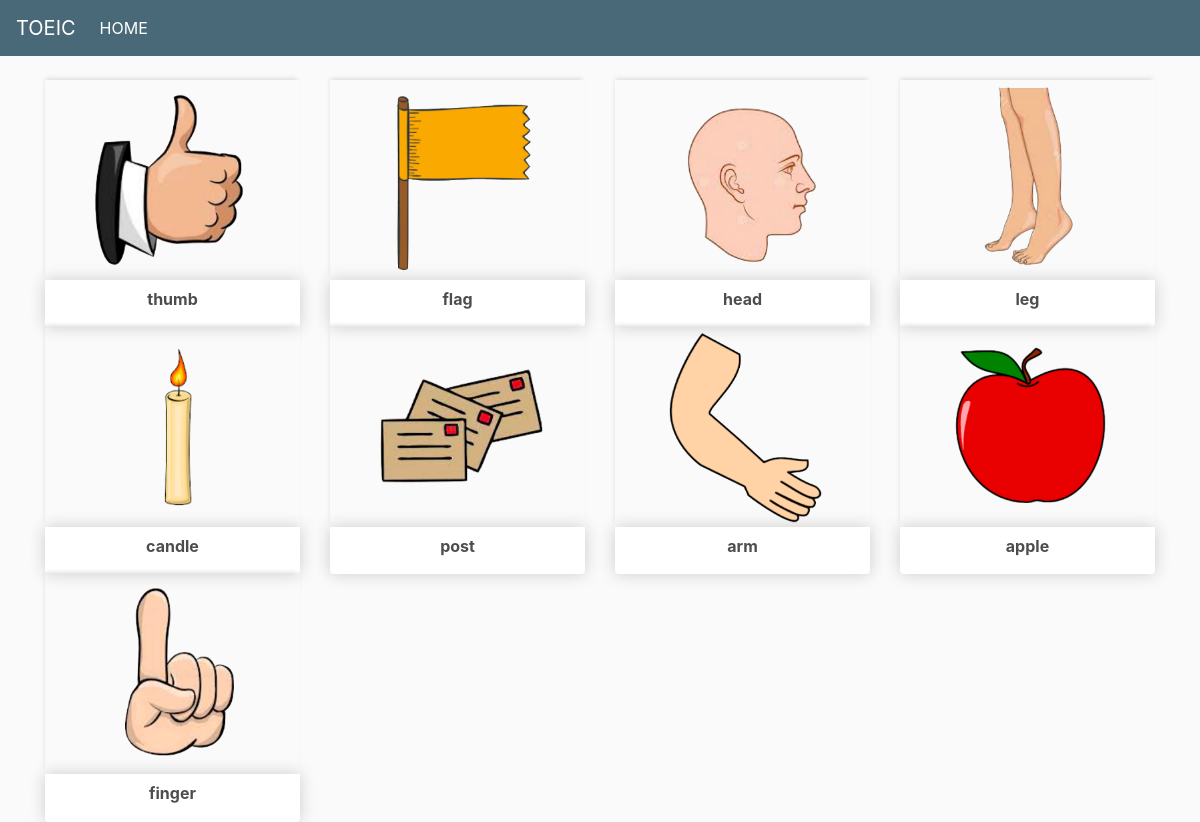
Page /main/1 on the committed database.
### fly/models.py (models this page shows, shortened)
class dblucy(models.Model):
    name = models.CharField(max_length=50,null=False)
    image = models.CharField(max_length=50, blank=True , default=' ')
    sound = models.CharField(max_length=100, blank=True , default=' ')
    bgcolor = models.CharField(max_length=50, blank=True , default=' ')
    textsize = models.CharField(max_length=50, blank=True , default=' ')
    type = models.CharField(max_length=50, blank=True , default=' ')
    status = models.CharField(max_length=50, blank=True , default=' ')
    data = models.CharField(max_length=200, blank=True , default=' ')

### fly/views_lucy.py (the view)
# urls.py: path('main/<str:pk>',views_lucy.week),
def week(request,pk):
    students = dblucy.objects.filter(type=pk)  #讀取資料表, 依 id 遞增排序
    return render(request,"main.html",locals())

### templates/main.html (shortened to what this page needs)
<!DOCTYPE html>
{% load static %}
<html>
<head>
	<link rel="stylesheet" href="https://stackpath.bootstrapcdn.com/bootstrap/4.4.1/css/bootstrap.min.css">
	<link rel="stylesheet" type="text/css" href="{% static 'css/main.css' %}">
</head>
<body>
	<nav class="navbar navbar-expand-lg navbar-dark bg-dark">
	  <a class="navbar-brand" href="/toeic/">TOEIC</a>
	  <div class="collapse navbar-collapse" id="navbarSupportedContent">
	    <ul class="navbar-nav mr-auto">
	      <li class="nav-item active">
	        <a class="nav-link" href="/main/">HOME <span class="sr-only">(current)</span></a>
	      </li>
	    </ul>
	  </div>
	</nav>
     <div class="container">
		<br>
		<div class="row">
			{% for product in students %}
			<div class="col-lg-3" >
				<a href="/lucy/{{product.name}}">
				<div class="thumbnail">
					<img src="/static/lucy/{{product.name}}.png" style="height:200px;width:auto ;display:block; margin:auto">
				</div>
				<div class="box-element product">
					<h6 style="text-align: center;"><strong>{{product.name}}</strong></h6>
				</div>
				</a>
			</div>
				{% endfor %}
		</div>
	</div>
</body>
</html>

### static/css/main.css (style rules this page uses)
body { background-color: hsl(0, 0%, 98%); }
h1,h2,h3,h4,h5,h6 { color:hsl(0, 0%, 30%); }
.box-element { box-shadow:hsl(0, 0%, 80%) 0 0 16px; background-color: #fff; border-radius: 4px; padding: 10px; }
.thumbnail { width: 100%; height: 200px; -webkit-box-shadow: -1px -3px 5px -2px rgba(214,214,214,1); -moz-box-shadow: -1px -3px 5px -2px rgba(214,214,214,1); box-shadow: -1px -3px 5px -2px rgba(214,214,214,1); }
.product { border-radius: 0 0 4px 4px; }
.bg-dark { background-color: #496979!important; }

### rows in the picture
dblucy: name (picture), name "thumb"
dblucy: name (picture), name "flag"
dblucy: name (picture), name "head"
dblucy: shows a picture, name "leg"
dblucy: name (picture), name "candle"
dblucy: name (picture), name "post"
dblucy: shows a picture, name "arm"
dblucy: name (picture), name "apple"
dblucy: name (picture), name "finger"
